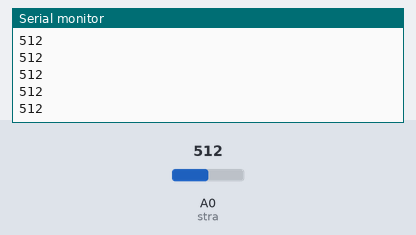
Recording of a sketch running on a simulated Arduino Uno, built with avr-gcc and run on an emulated ATmega328P. Shown: the last lines printed to the serial monitor. Inputs (shaded band) come from the test bench; at power-on: A0 (stra) = 512.

Above: at 1.2 s.
1.3 s: A0 (stra) set to 716
At 1.8 s:
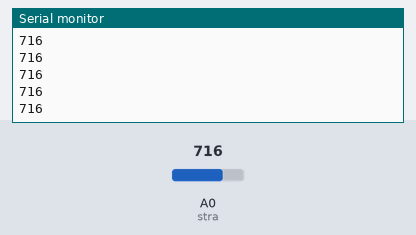
2.8 s: A0 (stra) set to 900
At 3.3 s:
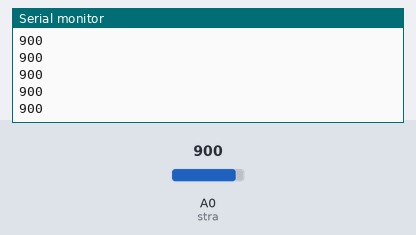
Timing chart, 0 to 5.8 s (numbered marks = the images above; inputs shaded):
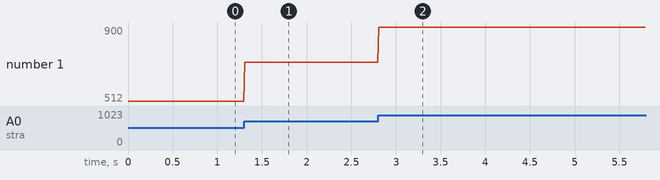

Measured:
- after the input at 1.3 s, the serial monitor: prints a new line at once (image 1)
- after the input at 2.8 s, the serial monitor: prints a new line at once (image 2)
- plotted number 1: 512 → 716 after the input at 1.3 s, 716 → 900 after the input at 2.8 s

The sketch:

strips.ino
```cpp
int stra = A0;
//int strb = A1;
//int strc = A2;
int vala = 0;
//int valb = 0;
//int valc = 0;


void setup() {
  Serial.begin(9600);

}

void loop() {
  vala = analogRead(stra);
//  valb = analogRead(strb);
//  valc = analogRead(strc);
   Serial.println(vala);
//   Serial.print(" ");
//   Serial.print(valb);
//   Serial.print(" ");
//   Serial.println(valc);

  delay(10);
}
```
